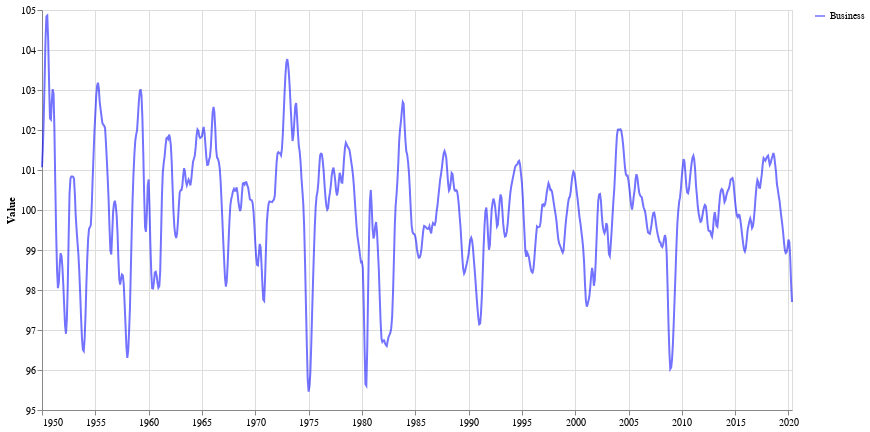

This figure's notebook cell:
### Code cell
bUsaSubset = df_business[df_business['LOCATION'] == 'USA'][['TIME', 'Value']]

business = chartFor(bUsaSubset, 'Business', 'blue')

business.display()

### Figure 1 — Vega-Lite specification as saved in the notebook (floating-point values rounded to 4 significant figures; data arrays with more than 128 entries replaced by an {"elided": "..."} marker saying what was removed)
{"config": {"view": {"continuousWidth": 400, "continuousHeight": 300}}, "data": {"name": "data-0e0fa2d85c05f9009d5840d51382b976"}, "mark": {"type": "line", "color": "blue"}, "encoding": {"opacity": {"type": "nominal", "field": "label", "legend": {"title": ""}}, "x": {"type": "temporal", "axis": {"title": ""}, "field": "TIME"}, "y": {"type": "quantitative", "field": "Value", "scale": {"zero": false}}}, "height": 400, "transform": [{"calculate": "'Business'", "as": "label"}], "width": 750, "$schema": "https://vega.github.io/schema/vega-lite/v4.8.1.json", "datasets": {"data-0e0fa2d85c05f9009d5840d51382b976": {"elided": "845 records"}}}
